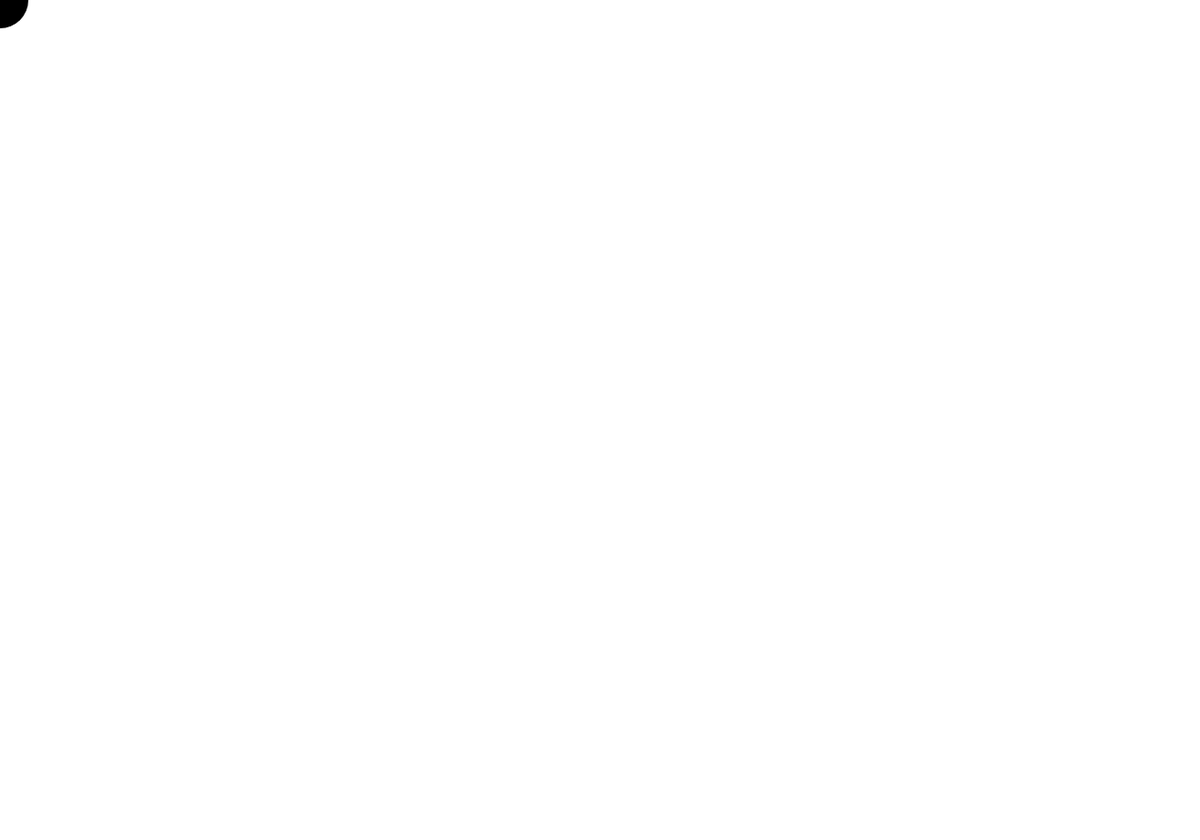
Frame 1 (no input)
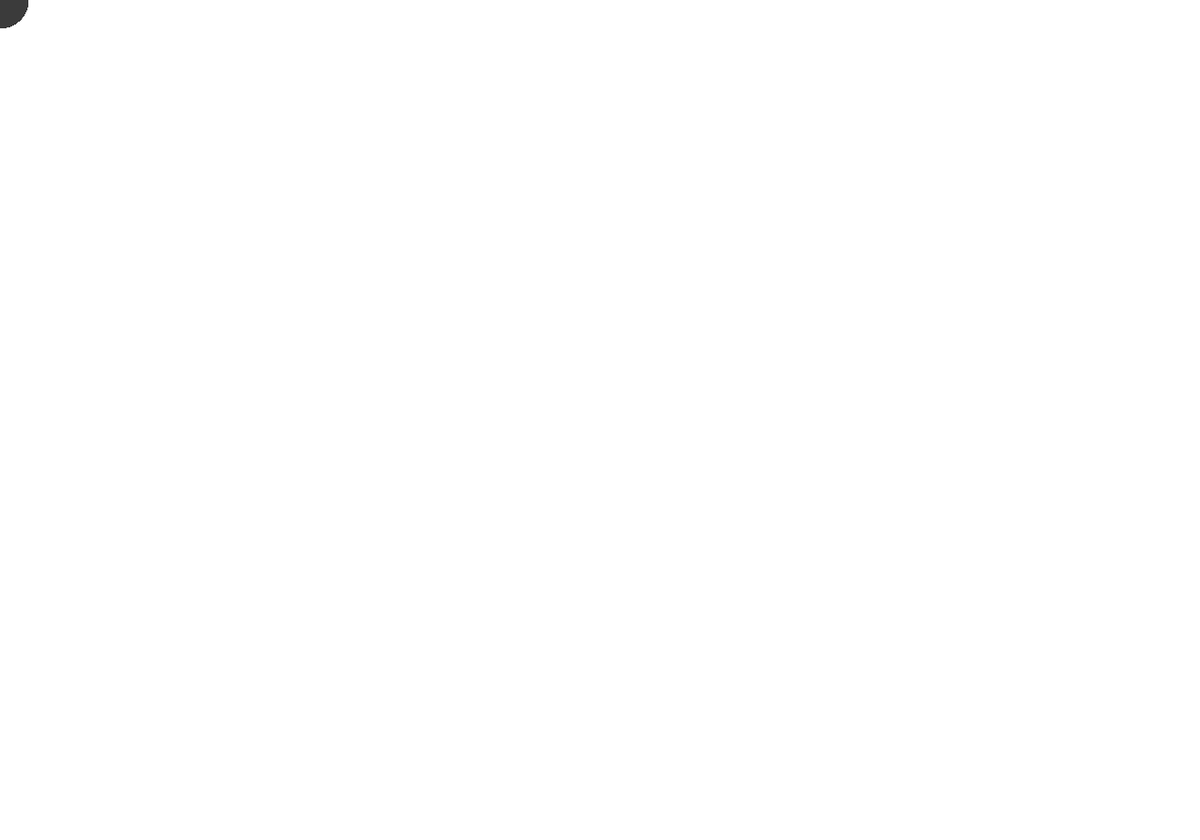
Frame 60 (no input)
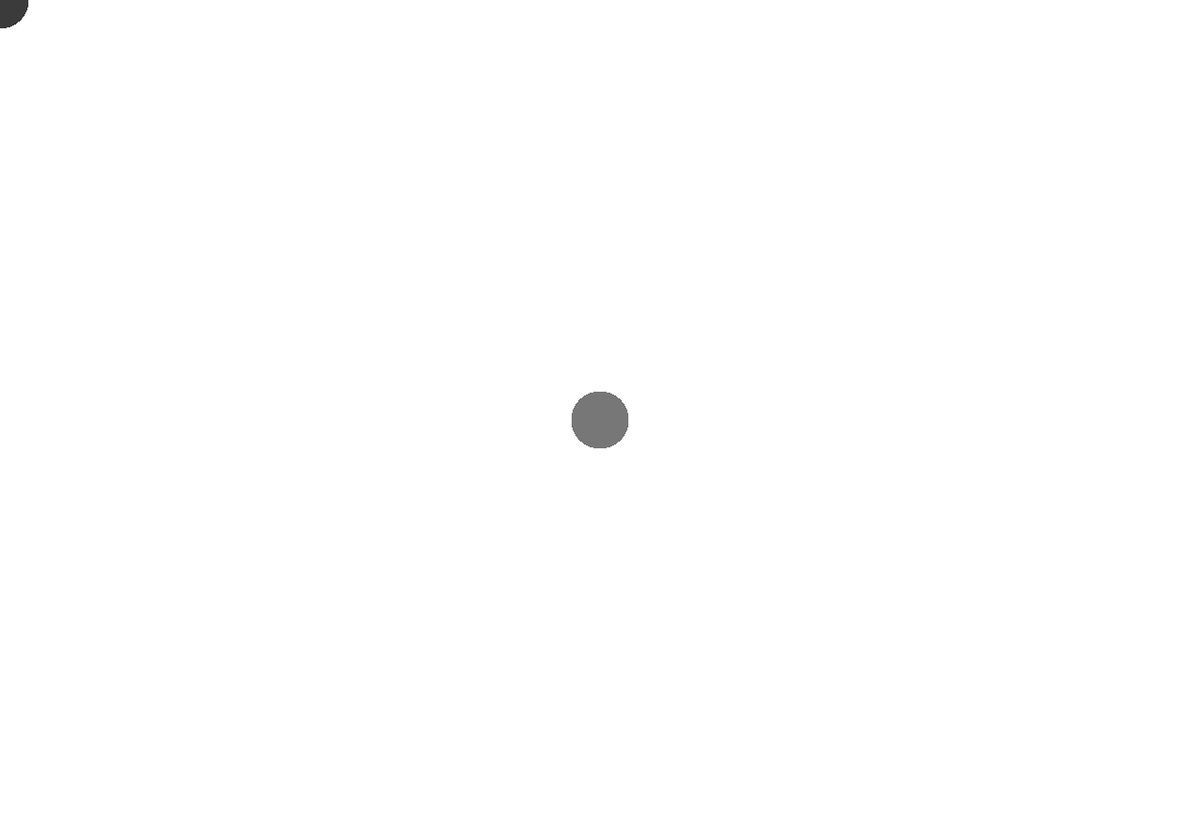
Frame 120 (the mouse pressed at the canvas centre since frame 60)

The p5.js sketch that drew these frames (run headless with seeded random() and noise() and a simulated clock; from frame 60 on, the mouse is pressed at the canvas centre):

// p5.js sketch
// ── sketch.js
var value = 0;
var yeet = 255;

function setup() {
  createCanvas(1270, 890);
  print("setup function!")
  background(255);
  frameRate(120);
  console.log(frameRate);
}

function draw() {
  ellipseMode(CENTER);
  rectMode(CENTER);
  
  noStroke();
  fill(value);
  ellipse(mouseX, mouseY, 60, 60);
  value = value + 1;
}

function mouseClicked() {
  background(value);
  if (value === 0) {
    value = 255;
  } else {
    value = 0;
  }
}
